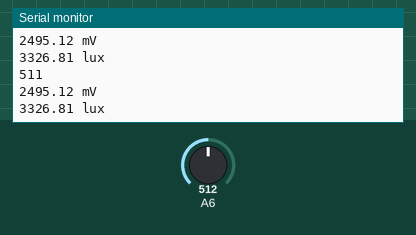
A sketch run on a simulated Arduino Nano, built with avr-gcc and run on an emulated ATmega328P. Shown: the last lines printed to the serial monitor. The inputs (shaded band) are chosen by the test bench; at power-on: A6 = 512.

Above: at 1.8 s.
1.9 s: A6 set to 716
At 2.5 s:
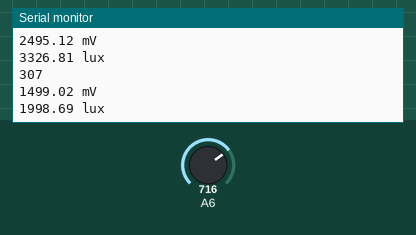
3.4 s: A6 set to 900
At 4.8 s:
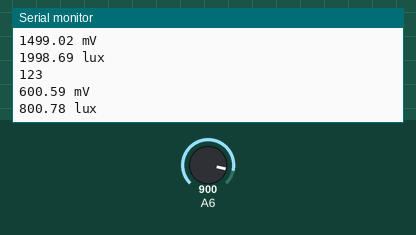
Timing chart, 0 to 6.4 s (numbered marks = the images above; inputs shaded):
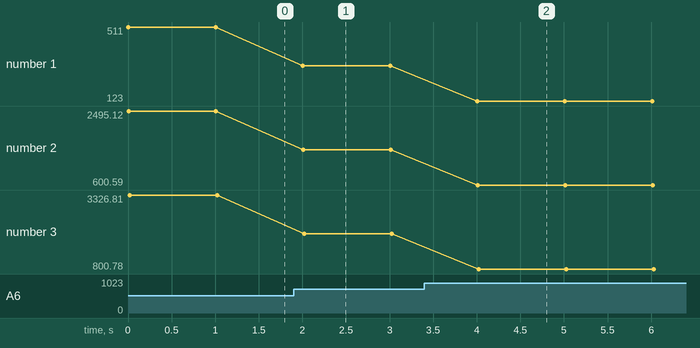

Measured:
- after the input at 1.9 s, the serial monitor: prints a new line after 0.11 s (image 1)
- after the input at 3.4 s, the serial monitor: prints a new line after 0.61 s (image 2)
- plotted number 1: 511 → 307 after the input at 1.9 s, 307 → 123 after the input at 3.4 s
- plotted number 2: 2495.12 → 1499.02 after the input at 1.9 s, 1499.02 → 600.59 after the input at 3.4 s
- plotted number 3: 3326.81 → 1998.69 after the input at 1.9 s, 1998.69 → 800.78 after the input at 3.4 s

The sketch:

BPW34_w_PURES.ino
```cpp
void setup() {
  // Begin serial communication at a baud rate of 9600:
  Serial.begin(9600);
}
void loop() {
  // Get a reading from the photodiode
  int reading = 1023 - analogRead(A6);
  // Convert the reading into voltage:
  float voltage = reading * (5000 / 1024.0);
  float lux = 1.33333 * voltage;
  // Print reading in the Serial Monitor
  Serial.println();
  Serial.println(reading); // print reading
  Serial.print(voltage);   // print voltage
  Serial.println(" mV");
  Serial.print(lux);       // print light illuminance
  Serial.println(" lux");

  delay(1000); // wait one second between readings
}
```
